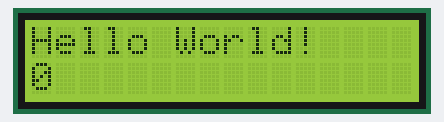
A sketch run on a simulated Arduino Uno, built with avr-gcc and run on an emulated ATmega328P. On the bench: 16×2 character LCD.

Above: at 0.1 s.
At 4.1 s:
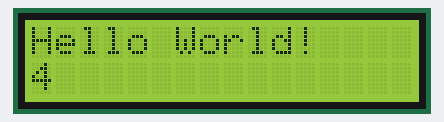
At 9.1 s:
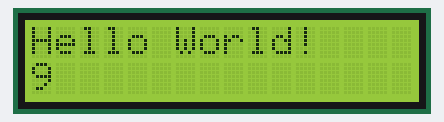
At 19.1 s:
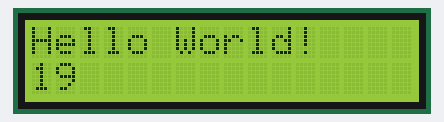
At 29.1 s:
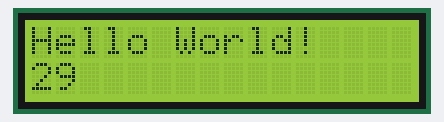
At 39.1 s:
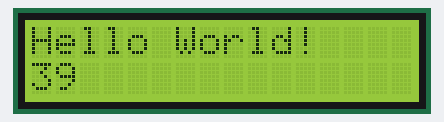

The sketch:

lcd.ino
```cpp
#include <LiquidCrystal.h>

LiquidCrystal lcd(7, 8, 9, 10, 11, 12);

void setup() {
  lcd.begin(16, 2);
  lcd.print("Hello World!");
}

void loop() {
  lcd.setCursor(0, 1);
  lcd.print(millis()/1000);
}
```

Measured:
- what the display in image 1 shows lasts 1.0 s, from 4.0 s to 5.0 s
